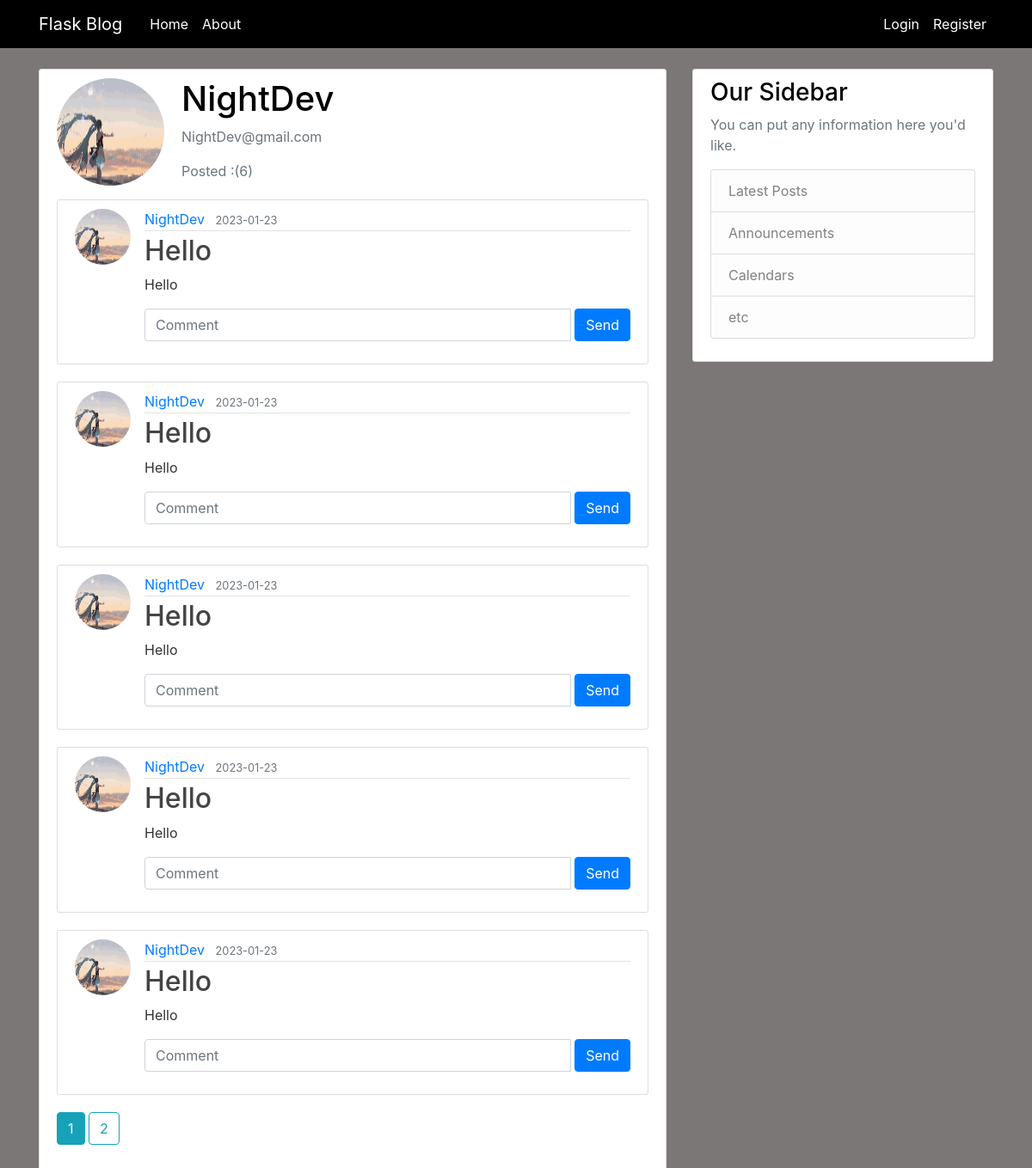
Page /user/NightDev on the committed database.
### flaskblog/models.py (models this page shows, shortened)
class User(db.Model, UserMixin):
    id = db.Column(db.Integer, primary_key=True)
    username = db.Column(db.String(20), unique=True, nullable=False)
    email = db.Column(db.String(120), unique=True, nullable=False)
    image_file = db.Column(db.String(20), nullable=False, default='default.jpg')
    password = db.Column(db.String(60), nullable=False)
    posts = db.relationship('Post', backref='author', lazy=True)

class Post(db.Model):
    id = db.Column(db.Integer, primary_key=True)
    title = db.Column(db.String(100), nullable=False)
    date_posted = db.Column(db.DateTime, nullable=False, default=datetime.utcnow)
    content = db.Column(db.Text, nullable=False)
    user_id = db.Column(db.Integer, db.ForeignKey('user.id'), nullable=False)

### flaskblog/users/routes.py (the view)
@users.route("/user/<string:username>")
def user_posts(username):
    page = request.args.get('page', 1, type=int)
    user = User.query.filter_by(username=username).first_or_404()
    posts = Post.query.filter_by(author=user)\
        .order_by(Post.date_posted.desc())\
        .paginate(page=page, per_page=5)
    return render_template('user_posts.html', posts=posts, user=user)

### flaskblog/templates/user_posts.html
{% extends "layout.html" %}
{% block content %}
   <div class="content-section">
    <div class="media">
      <img class="rounded-circle account-img" src="{{ url_for('static', filename='profile_pics/' + user.image_file)}}">
      <div class="media-body">
        <h2 class="account-heading">{{ user.username }}</h2>
        <p class="text-secondary">{{ user.email }}</p>
        <p class="text-secondary">Posted :({{ posts.total }})</p>
      </div>
    </div>
    {% for post in posts.items %}
        <article class="media content-section">
          <img class="rounded-circle article-img" src="{{ url_for('static', filename='profile_pics/' + post.author.image_file) }}">
          <div class="media-body">
            <div class="article-metadata">
              <a class="mr-2" href="{{ url_for('users.user_posts', username=post.author.username) }}">{{ post.author.username }}</a>
              <small class="text-muted">{{ post.date_posted.strftime('%Y-%m-%d') }}</small>
            </div>
            <h2><a class="article-title" href="{{ url_for('posts.post', post_id=post.id) }}">{{ post.title }}</a></h2>
            <p class="article-content">{{ post.content }}</p>
            <form  class="input-group mb-3" method="" action="#">
              <input class="form-control" type="text" name="text" id="" placeholder="Comment">
              <button type="submit" class="btn btn-primary ml-1 w-15">Send</button>
            </form>
          </div>
        </article>
    {% endfor %}
    {% for page_num in posts.iter_pages(left_edge=1, right_edge=1, left_current=1, right_current=2) %}
      {% if page_num %}
        {% if posts.page == page_num %}
          <a class="btn btn-info mb-4" href="{{ url_for('users.user_posts', username=user.username, page=page_num) }}">{{ page_num }}</a>
        {% else %}
          <a class="btn btn-outline-info mb-4" href="{{ url_for('users.user_posts', username=user.username, page=page_num) }}">{{ page_num }}</a>
        {% endif %}
      {% else %}
        ...
      {% endif %}
    {% endfor %}
   </div>
{% endblock content %}

### flaskblog/static/main.css (style rules this page uses)
body { background: #7c7777; color: #333333; margin-top: 5rem; }
h1, h2, h3, h4, h5, h6 { color: #000000; }
.content-section { background: #ffffff; padding: 10px 20px; border: 1px solid #dddddd; border-radius: 3px; margin-bottom: 20px; }
.article-title { color: #444444; }
.article-content { white-space: pre-line; }
.article-img { height: 65px; width: 65px; margin-right: 16px; }
.article-metadata { padding-bottom: 1px; margin-bottom: 4px; border-bottom: 1px solid #e3e3e3 }
.account-img { height: 125px; width: 125px; margin-right: 20px; margin-bottom: 16px; }
.account-heading { font-size: 2.5rem; }

### rows in the picture
User: image_file (picture), username "NightDev", email "NightDev@gmail.com"
Post: image_file (picture), author.username "NightDev", date_posted "2023-01-23", title "Hello", content "Hello"
Post: image_file (picture), author.username "NightDev", date_posted "2023-01-23", title "Hello", content "Hello"
Post: image_file (picture), author.username "NightDev", date_posted "2023-01-23", title "Hello", content "Hello"
Post: image_file (picture), author.username "NightDev", date_posted "2023-01-23", title "Hello", content "Hello"
Post: image_file (picture), author.username "NightDev", date_posted "2023-01-23", title "Hello", content "Hello"

### other values in the picture
{{ posts.total }} "6"
{{ page_num }} "1"
{{ page_num }} "2"
